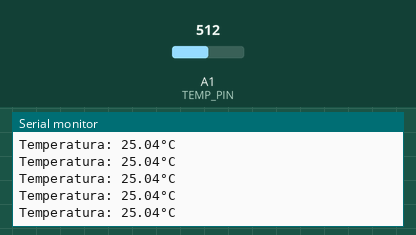
This sketch was run on a simulated Arduino Uno, built with avr-gcc and run on an emulated ATmega328P. On the bench: the last lines printed to the serial monitor. The inputs (shaded band) are chosen by the test bench; at power-on: A1 (TEMP_PIN) = 512.

Above: at 4.2 s.
4.3 s: A1 (TEMP_PIN) set to 955
At 4.7 s:
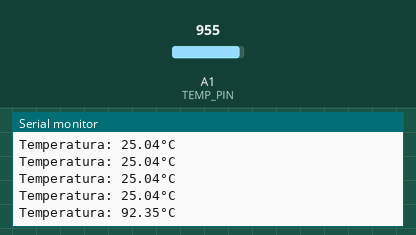
5.8 s: A1 (TEMP_PIN) set to 981
At 5.95 s:
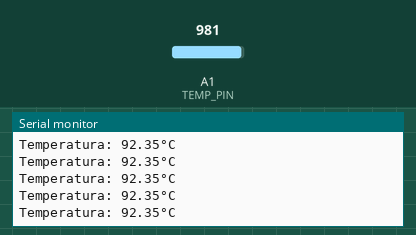
8.8 s: A1 (TEMP_PIN) set to 1011
At 8.96 s:
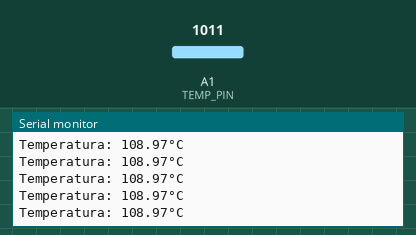
11.8 s: A1 (TEMP_PIN) set to 1023
At 11.98 s:
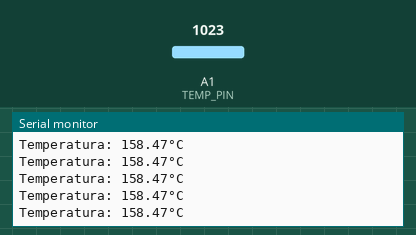
Timing chart, 0 to 14.3 s (numbered marks = the images above; inputs shaded):
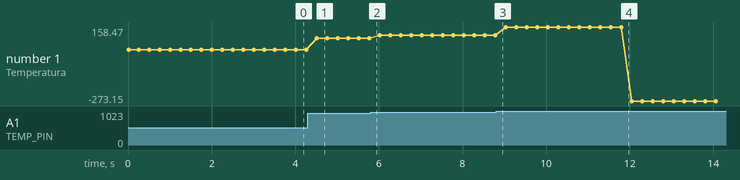

Measured:
- after the input at 4.3 s, the serial monitor: prints a new line after 0.22 s (image 1)
- plotted number 1: 25.04 → 92.35 after the input at 4.3 s, 92.35 → 108.97 after the input at 5.8 s, 108.97 → 158.47 after the input at 8.8 s, 158.47 → -273.15 after the input at 11.8 s

The sketch:

Esercizio5.ino
```cpp
#include <math.h>

const int TEMP_PIN = A1;
const int B = 4275;
const long int R0 = 100000;
const float T0 = 298.15; //25 °C -> °K

void setup() {
  Serial.begin(9600);
  while(!Serial);
  Serial.println("Esercizio 5");
}

void loop() {
  int a = analogRead(TEMP_PIN);
  float R = ((1023.0 / a) - 1) * R0;
  float temp = 1 / ((log(R / R0) / B) + (1 / T0));   //°K
  temp = temp - 273.15; //°C
  Serial.print("Temperatura: ");
  Serial.print(temp, 2);
  Serial.println("°C");
  delay(250);
}
```
